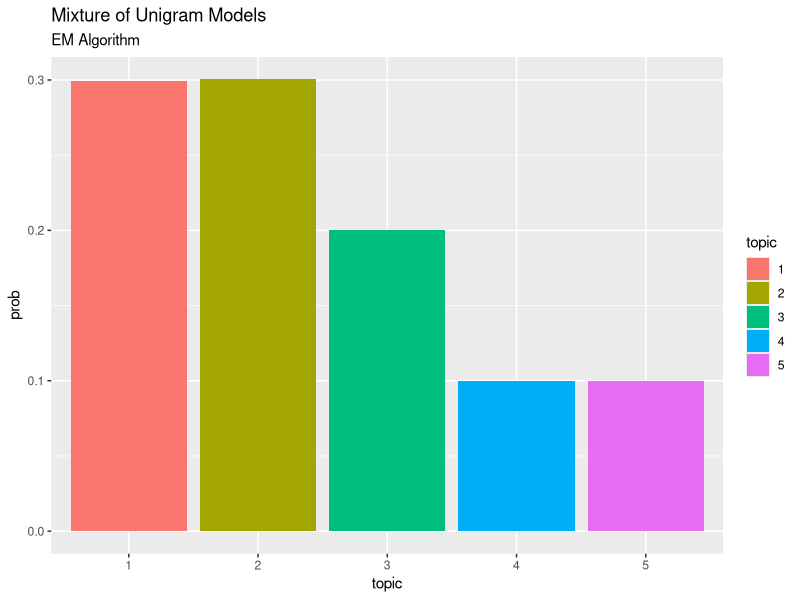
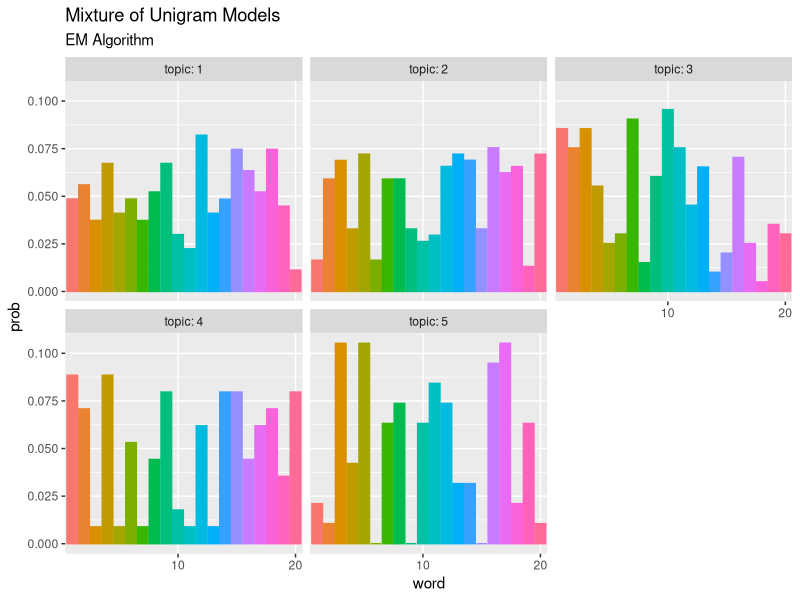

The R script that drew these images, in order: (Note: this script raises an error after producing the figures.)

# Chapter3.3 混合ユニグラムモデル：EMアルゴリズム(最尤推定) ----------------------------------------------------------------------

# 利用パッケージ
library(tidyverse)


## 簡易文書データ
# 文書数
D <- 10
# 語彙数
V <- 20
# 各文書における各語彙数
N_dv <- matrix(sample(0:10, D * V, replace = TRUE), D, V)


# パラメータの初期設定 --------------------------------------------------------------

# トピック数(K)を指定
K <- 5

# 負担率(q_dk)の受け皿
q_dk <- matrix(
  0, nrow = D, ncol = K, 
  dimnames = list(paste0("d=", 1:D), # 行名
                  paste0("k=", 1:K)) # 列名
)

## トピック分布(theta)の初期値
# ランダムに値を設定
tmp_theta_k <- seq(0, 1, by = 0.01) %>% 
  sample(size = K, replace = TRUE)

# 正規化
theta_k <- tmp_theta_k / sum(tmp_theta_k)

# 確認用の要素名
names(theta_k) <- paste0("k=", 1:K)

## 単語分布(phi)の初期値
# ランダムに値を設定
tmp_phi_kv <- seq(0, 1, by = 0.01) %>% 
  sample(size = K * V, replace = TRUE) %>% 
  matrix(
    nrow = K, ncol = V, 
    dimnames = list(paste0("k=", 1:K), # 確認用の行名
                    paste0("v=", 1:V)) # 確認用の列名
  )

# 正規化
phi_kv <- tmp_phi_kv / apply(tmp_phi_kv, 1, sum)


# EMアルゴリズム(最尤推定) --------------------------------------------------------------------

# 試行回数を指定
Iter <- 50

# 推移の確認用
trace_theta <- matrix(
  0, nrow = K, ncol = Iter + 1, 
  dimnames = list(paste0("k=", 1:K), paste0("i=", 0:Iter))
)
trace_phi <- array(
  0, dim = c(K, V, Iter + 1), 
  dimnames = list(paste0("k=", 1:K), paste0("v=", 1:V), paste0("i=", 0:Iter))
)
# 初期値を代入
trace_theta[, 1] <- theta_k
trace_phi[, , 1] <- phi_kv

for(i in 1:Iter){
  
  # 次ステップのパラメータを初期化
  new_theta_k <- rep(0, K)
  names(new_theta_k) <- paste0("k=", 1:K)
  new_phi_kv <- matrix(
    0, nrow = K, ncol = V, 
    dimnames = list(paste0("k=", 1:K), paste0("v=", 1:V))
  )
  
  for(d in 1:D){ ## (各文書)
    
    # 負担率の計算
    term_k <- apply(t(phi_kv)^N_dv[d, ], 2, prod)
    q_dk[d, ] <- theta_k * term_k / sum(theta_k * term_k)
    
    # トピック分布(theta)を更新
    new_theta_k <- new_theta_k + q_dk[d, ]
    
    for(k in 1:K){ ## (各トピック)
      
      # 単語分布(phi)を更新
      new_phi_kv[k, ] <- new_phi_kv[k, ] + q_dk[d, k] * N_dv[d, ]
      
    } ## (/各トピック)
  } ## (/各文書)
  
  # パラメータの更新
  theta_k <- new_theta_k
  phi_kv  <- new_phi_kv
  
  # パラメータの正規化
  theta_k <- theta_k / sum(theta_k)
  phi_kv  <- phi_kv / apply(phi_kv, 1, sum)
  
  # 推移の確認用
  trace_theta[, i + 1] <- theta_k
  trace_phi[, , i + 1] <- phi_kv
  
  # 動作確認
  print(paste0(i, "th try..."))
}


# 推定結果の確認 -----------------------------------------------------------------

## トピック分布
# 作図用のデータフレームを作成
theta_df <- data.frame(
  topic = as.factor(1:K), 
  prob = theta_k
)

# 作図
ggplot(theta_df, aes(x = topic, y = prob, fill = topic)) + 
  geom_bar(stat = "identity", position = "dodge") + # 棒グラフ
  labs(title = "Mixture of Unigram Models", 
       subtitle = "EM Algorithm") # ラベル


## 単語分布
# 作図用のデータフレームを作成
phi_df_wide <- cbind(
  as.data.frame(phi_kv), 
  topic = as.factor(1:K)
)

# データフレームをlong型に変換
phi_df_long <- pivot_longer(
  phi_df_wide, 
  cols = -topic, # 変換せずにそのまま残す現列名
  names_to = "word", # 現列名を格納する新しい列の名前
  names_prefix = "v=", # 現列名から取り除く文字列
  names_ptypes = list(word = factor()), # 現列名を要素とする際の型
  values_to = "prob" # 現要素を格納する新しい列の名前
)

# 作図
ggplot(phi_df_long, aes(x = word,  y = prob, fill = word, color = word)) + 
  geom_bar(stat = "identity", position = "dodge") + # 棒グラフ
  facet_wrap(~ topic, labeller = label_both) + # グラフの分割
  scale_x_discrete(breaks = seq(0, V, by = 10)) + # x軸目盛
  theme(legend.position = "none") + # 凡例
  labs(title = "Mixture of Unigram Models", 
       subtitle = "EM Algorithm") # ラベル



# 更新値の推移の確認 -------------------------------------------------------------------

## トピック分布
# 作図用のデータフレームを作成
trace_theta_df_wide <- cbind(
  as.data.frame(trace_theta), 
  topic = as.factor(1:K)
)

# データフレームをlong型に変換
trace_theta_df_long <- pivot_longer(
  trace_theta_df_wide, 
  cols = -topic, # 変換せずにそのまま残す現列名
  names_to = "Iteration", # 現列名を格納する新しい列の名前
  names_prefix = "i=", # 現列名から取り除く文字列
  names_ptypes = list(Iteration = numeric()), # 現列名を要素とする際の型
  values_to = "prob" # 現要素を格納する新しい列の名前
)

# 作図
ggplot(trace_theta_df_long, aes(x = Iteration, y = prob, color = topic)) + 
  geom_line() + # 折れ線グラフ
  labs(title = "Mixture of Unigram Models", 
       subtitle = "EM Algorithm") # ラベル


## 単語分布
# 確認するトピック番号を指定
TopicNum <- 1

# 作図用のデータフレームを作成
trace_phi_df_wide <- cbind(
  as.data.frame(trace_phi[TopicNum, , ]), 
  word = as.factor(1:V)
)

# データフレームをlong型に変換
trace_phi_df_long <- pivot_longer(
  trace_phi_df_wide, 
  cols = -word, # 変換せずにそのまま残す現列名
  names_to = "Iteration", # 現列名を格納する新しい列の名前
  names_prefix = "i=", # 現列名から取り除く文字列
  names_ptypes = list(Iteration = numeric()), # 現列名を要素とする際の型
  values_to = "prob" # 現要素を格納する新しい列の名前
)

# 作図
ggplot(trace_phi_df_long, aes(x = Iteration, y = prob, color = word)) + 
  geom_line(alpha = 0.5) + # 折れ線グラフ
  theme(legend.position = "none") + # 凡例
  labs(title = "Mixture of Unigram Models", 
       subtitle = "EM Algorithm") # ラベル


# 推移の確認用gif ---------------------------------------------------------------------

# 利用パッケージ
library(gganimate)


## トピック分布
# 作図
graph_theta <- ggplot(trace_theta_df_long, aes(x = topic, y = prob, fill = topic)) + 
  geom_bar(stat = "identity", position = "dodge") + # 棒グラフ
  transition_manual(Iteration) + 
  labs(title = "Mixture of Unigram Models:EM Algorithm", 
       subtitle = "i={current_frame}") # ラベル

# gif画像を作成
animate(graph_theta, nframes = Iter + 1, fps = 5)


## 単語分布
# 作図用のデータフレームを作成
trace_phi_WideDF <- data.frame()
for(i in 1:(Iter + 1)) {
  # データフレームに変換
  tmp_trace_phi <- cbind(
    as.data.frame(trace_phi[, , i]), 
    topic = as.factor(1:K), # トピック番号
    Iteration = i - 1 # 試行回数
  )
  # データフレームを結合
  trace_phi_WideDF <- rbind(trace_phi_WideDF, tmp_trace_phi)
}

# データフレームをlong型に変換
trace_phi_LongDF <- pivot_longer(
  trace_phi_WideDF, 
  cols = -c(topic, Iteration), # 変換せずにそのまま残す現列名
  names_to = "word", # 現列名を格納する新しい列の名前
  names_prefix = "v=", # 現列名から取り除く文字列
  names_ptypes = list(word = factor()), # 現列名を要素とする際の型
  values_to = "prob" # 現要素を格納する新しい列の名前
)

# 作図
graph_phi <- ggplot(trace_phi_LongDF, aes(x = word, y = prob, fill = word, color = word)) + 
  geom_bar(stat = "identity", position = "dodge") + # 棒グラフ
  facet_wrap( ~ topic, labeller = label_both) + # グラフの分割
  scale_x_discrete(breaks = seq(0, V, by = 10)) + # x軸目盛
  theme(legend.position = "none") + # 凡例
  transition_manual(Iteration) + # フレーム
  labs(title = "Mixture of Unigram Models:EM Algorithm", 
       subtitle = "i={current_frame}") # ラベル

# gif画像を作成
animate(graph_phi, nframes = Iter + 1, fps = 5)
